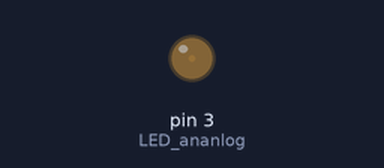
Bench run of a sketch on a simulated Arduino Uno, built with avr-gcc and run on an emulated ATmega328P. On the bench: output pins drawn as LEDs (lit = HIGH).

Above: at 0.05 s.
At 1.3 s:
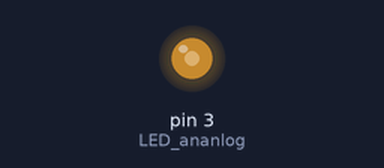
At 1.9 s:
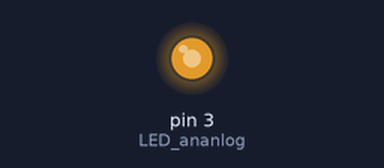
At 2.55 s:
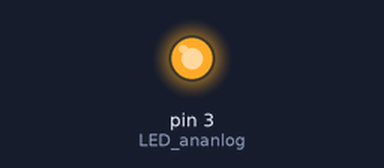
Timing chart, 0 to 5.9 s (numbered marks = the images above):
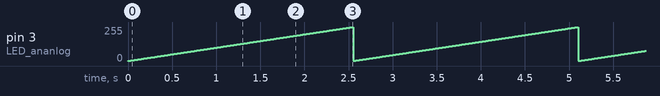

The sketch:

analog_output.ino
```cpp
/* Name LED to Digital Pin Number 2 */
const int LED_ananlog = 3;

void setup() {
  /* Set LED pin number 2 as a output */
  pinMode(LED_ananlog, OUTPUT);
}

void loop() {
  /* Increase the Brightness */
  for (int brightness = 1; brightness <= 255; brightness++){
    analogWrite(LED_ananlog, brightness);
    delay(10);
  }

  /* Decrease the Brightness */
  for (int brightness = 255; brightness <= 1; brightness--){
    analogWrite(LED_ananlog, brightness);
    delay(10);
  }
}
```

Measured:
- by itself, pin 3 (LED_ananlog): ramps from 1/255 to 255/255 and jumps back, once every 2.6 s
